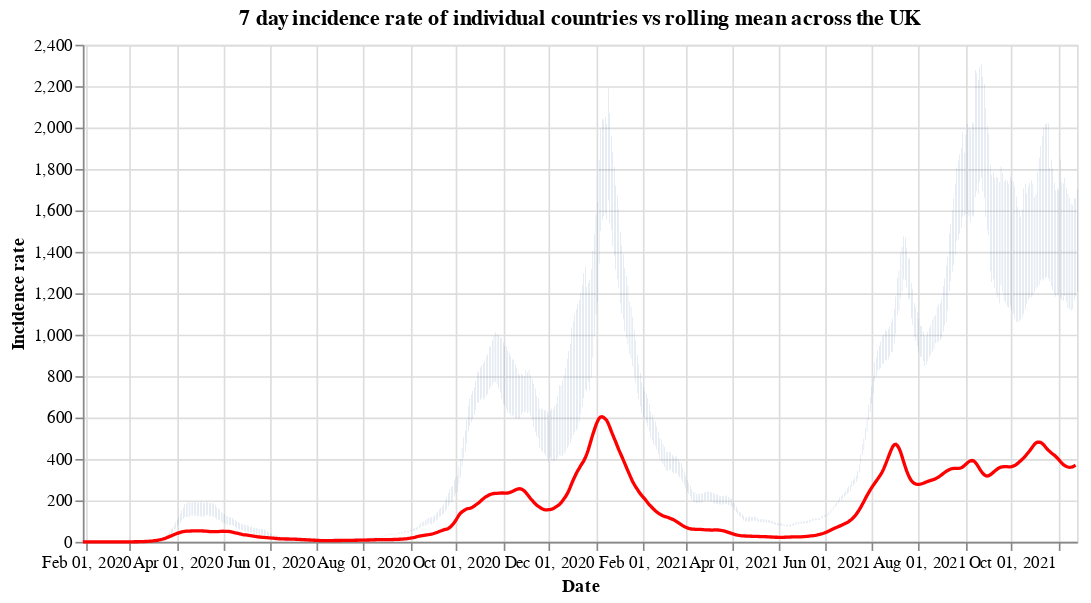

This figure's notebook cell:
### Code cell
#collapse
countries = uk_cases['areaName'].unique()
countries.sort()

selection = alt.selection_single(
    name='Select',
    fields=['areaName'],
    init={'areaName': 'Wales'},
    bind={'areaName': alt.binding_select(options=countries)}
)

# scatter plot, modify opacity based on selection
bars = alt.Chart(uk_cases).mark_bar().add_selection(
    selection
).encode(
    x=alt.X("yearmonthdate(date):T", axis=alt.Axis(title='Date')),
    y=alt.Y("weeklyCasesRate:Q", axis=alt.Axis(title='Incidence rate')),
    tooltip='weeklyCasesRate:Q',
    opacity=alt.condition(selection, alt.value(1), alt.value(0))
).properties(title=f'7 day incidence rate of individual countries vs rolling mean across the UK', width=600)

line = alt.Chart(overview_cases).mark_line(
    color='red',
    size=2,
).transform_window(
    rolling_mean='mean(weeklyCasesRate)',
    frame=[0, 7]
).encode(
    x='yearmonthdate(date):T',
    y='rolling_mean:Q'
)

alt.layer(bars, line)

### Figure 1 — Vega-Lite specification as saved in the notebook (floating-point values rounded to 4 significant figures; data arrays with more than 128 entries replaced by an {"elided": "..."} marker saying what was removed)
{"config": {"view": {"continuousWidth": 400, "continuousHeight": 300}}, "layer": [{"data": {"name": "data-36bf9707e404dac97ebd73c30e26b131"}, "mark": "bar", "encoding": {"opacity": {"condition": {"value": 1, "selection": "Select"}, "value": 0}, "tooltip": {"type": "quantitative", "field": "weeklyCasesRate"}, "x": {"type": "temporal", "axis": {"title": "Date"}, "field": "date", "timeUnit": "yearmonthdate"}, "y": {"type": "quantitative", "axis": {"title": "Incidence rate"}, "field": "weeklyCasesRate"}}, "selection": {"Select": {"type": "single", "fields": ["areaName"], "init": {"areaName": "Wales"}, "bind": {"areaName": {"input": "select", "options": ["England", "Northern Ireland", "Scotland", "Wales"]}}}}, "title": "7 day incidence rate of individual countries vs rolling mean across the UK", "width": 600}, {"data": {"name": "data-6a1e0767d296519fb0d6652fd7b0cf99"}, "mark": {"type": "line", "color": "red", "size": 2}, "encoding": {"x": {"type": "temporal", "field": "date", "timeUnit": "yearmonthdate"}, "y": {"type": "quantitative", "field": "rolling_mean"}}, "transform": [{"window": [{"op": "mean", "field": "weeklyCasesRate", "as": "rolling_mean"}], "frame": [0, 7]}]}], "$schema": "https://vega.github.io/schema/vega-lite/v4.8.1.json", "datasets": {"data-36bf9707e404dac97ebd73c30e26b131": {"elided": "2520 records"}, "data-6a1e0767d296519fb0d6652fd7b0cf99": {"elided": "653 records"}}}
